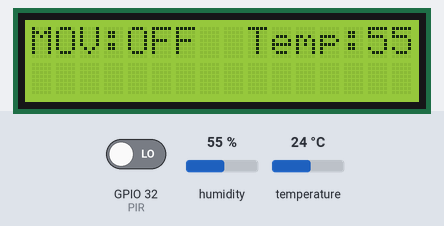
The sketch below on a simulated ESP32. On the bench: 16×2 character LCD. The test bench sets the inputs (shaded band); at power-on: GPIO 32 (PIR) LOW, humidity 55 %, temperature 24 °C.

Above: at 1.2 s.
1.3 s: GPIO 32 (PIR) driven HIGH
At 2.1 s:
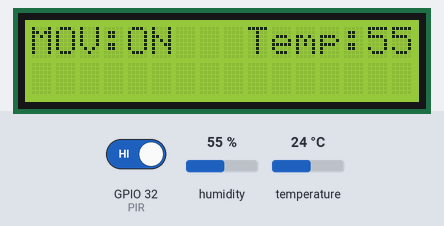
2.8 s: humidity set to 22 %
At 5.5 s:
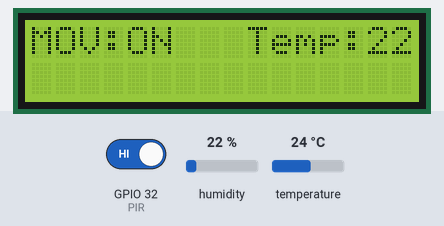
5.8 s: humidity set to 40 %
At 7.5 s:
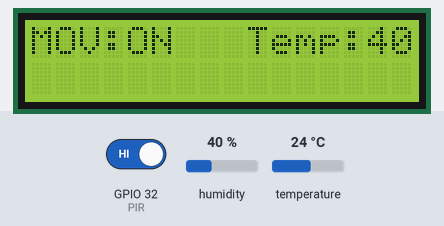
7.9 s: GPIO 32 (PIR) driven LOW
At 8.6 s:
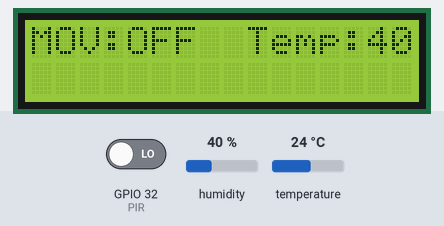
9.4 s: humidity set to 68 %
At 11.5 s:
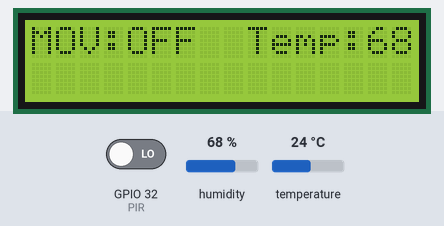
Timing chart, 0 to 13.0 s (numbered marks = the images above; inputs shaded):
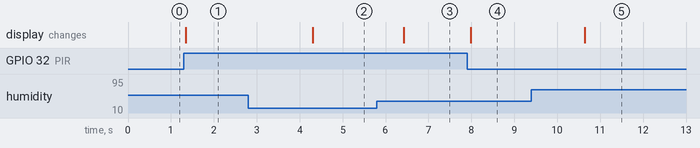

Measured:
- after the input at 1.3 s, the display: changes at once (image 1)
- after the input at 2.8 s, the display: changes after 1.5 s (image 2)
- after the input at 5.8 s, the display: changes after 0.62 s (image 3)
- after the input at 7.9 s, the display: changes after 0.08 s (image 4)
- after the input at 9.4 s, the display: changes after 1.2 s (image 5)

The sketch:

sketch_jan11a.ino
```cpp
#include <LiquidCrystal.h>
#include <DHT.h>

LiquidCrystal lcd(13,12,14,27,25,33);

DHT dht(35, DHT11);

int PIR = 32;
int TEMP = 22;

void setup() {
  lcd.begin(16,2);
  dht.begin();
  pinMode(PIR, INPUT);
  pinMode(TEMP, INPUT);
}

void loop() {
  lcd.clear();
  lcd.setCursor(0,0);

  lcd.write("MOV:");
  if (digitalRead(PIR) == HIGH)
  {
    lcd.write("ON");
  }
  else
  {
    lcd.print("OFF");
  }

  lcd.setCursor(9,0);
  lcd.write("Temp:");
  float temp = dht.readHumidity();
  lcd.print(temp);

  delay(100);
}
```
